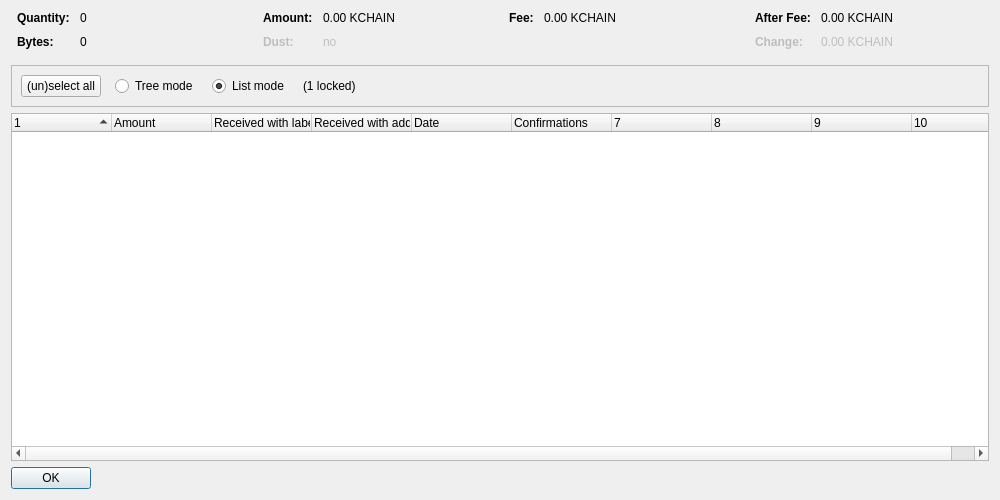
<?xml version="1.0" encoding="UTF-8"?>
<ui version="4.0">
 <class>CoinControlDialog</class>
 <widget class="QDialog" name="CoinControlDialog">
  <property name="geometry">
   <rect>
    <x>0</x>
    <y>0</y>
    <width>1000</width>
    <height>500</height>
   </rect>
  </property>
  <property name="windowTitle">
   <string>Coin Selection</string>
  </property>
  <layout class="QVBoxLayout" name="verticalLayout">
   <item>
    <layout class="QHBoxLayout" name="horizontalLayoutTop" stretch="0,0,0,0">
     <property name="topMargin">
      <number>0</number>
     </property>
     <property name="bottomMargin">
      <number>10</number>
     </property>
     <item>
      <layout class="QFormLayout" name="formLayoutCoinControl1">
       <property name="horizontalSpacing">
        <number>10</number>
       </property>
       <property name="verticalSpacing">
        <number>10</number>
       </property>
       <property name="leftMargin">
        <number>6</number>
       </property>
       <property name="rightMargin">
        <number>6</number>
       </property>
       <item row="0" column="0">
        <widget class="QLabel" name="labelCoinControlQuantityText">
         <property name="font">
          <font>
           <weight>75</weight>
           <bold>true</bold>
          </font>
         </property>
         <property name="text">
          <string>Quantity:</string>
         </property>
        </widget>
       </item>
       <item row="0" column="1">
        <widget class="QLabel" name="labelCoinControlQuantity">
         <property name="cursor">
          <cursorShape>IBeamCursor</cursorShape>
         </property>
         <property name="contextMenuPolicy">
          <enum>Qt::ActionsContextMenu</enum>
         </property>
         <property name="text">
          <string notr="true">0</string>
         </property>
         <property name="textInteractionFlags">
          <set>Qt::LinksAccessibleByMouse|Qt::TextSelectableByKeyboard|Qt::TextSelectableByMouse</set>
         </property>
        </widget>
       </item>
       <item row="1" column="0">
        <widget class="QLabel" name="labelCoinControlBytesText">
         <property name="font">
          <font>
           <weight>75</weight>
           <bold>true</bold>
          </font>
         </property>
         <property name="text">
          <string>Bytes:</string>
         </property>
        </widget>
       </item>
       <item row="1" column="1">
        <widget class="QLabel" name="labelCoinControlBytes">
         <property name="cursor">
          <cursorShape>IBeamCursor</cursorShape>
         </property>
         <property name="contextMenuPolicy">
          <enum>Qt::ActionsContextMenu</enum>
         </property>
         <property name="text">
          <string notr="true">0</string>
         </property>
         <property name="textInteractionFlags">
          <set>Qt::LinksAccessibleByMouse|Qt::TextSelectableByKeyboard|Qt::TextSelectableByMouse</set>
         </property>
        </widget>
       </item>
      </layout>
     </item>
     <item>
      <layout class="QFormLayout" name="formLayoutCoinControl2">
       <property name="horizontalSpacing">
        <number>10</number>
       </property>
       <property name="verticalSpacing">
        <number>10</number>
       </property>
       <property name="leftMargin">
        <number>6</number>
       </property>
       <property name="rightMargin">
        <number>6</number>
       </property>
       <item row="0" column="0">
        <widget class="QLabel" name="labelCoinControlAmountText">
         <property name="font">
          <font>
           <weight>75</weight>
           <bold>true</bold>
          </font>
         </property>
         <property name="text">
          <string>Amount:</string>
         </property>
        </widget>
       </item>
       <item row="0" column="1">
        <widget class="QLabel" name="labelCoinControlAmount">
         <property name="cursor">
          <cursorShape>IBeamCursor</cursorShape>
         </property>
         <property name="contextMenuPolicy">
          <enum>Qt::ActionsContextMenu</enum>
         </property>
         <property name="text">
          <string notr="true">0.00 KCHAIN</string>
         </property>
         <property name="textInteractionFlags">
          <set>Qt::LinksAccessibleByMouse|Qt::TextSelectableByKeyboard|Qt::TextSelectableByMouse</set>
         </property>
        </widget>
       </item>
       <item row="1" column="0">
        <widget class="QLabel" name="labelCoinControlLowOutputText">
         <property name="enabled">
          <bool>false</bool>
         </property>
         <property name="font">
          <font>
           <weight>75</weight>
           <bold>true</bold>
          </font>
         </property>
         <property name="text">
          <string>Dust:</string>
         </property>
        </widget>
       </item>
       <item row="1" column="1">
        <widget class="QLabel" name="labelCoinControlLowOutput">
         <property name="enabled">
          <bool>false</bool>
         </property>
         <property name="cursor">
          <cursorShape>IBeamCursor</cursorShape>
         </property>
         <property name="contextMenuPolicy">
          <enum>Qt::ActionsContextMenu</enum>
         </property>
         <property name="text">
          <string notr="true">no</string>
         </property>
         <property name="textInteractionFlags">
          <set>Qt::LinksAccessibleByMouse|Qt::TextSelectableByKeyboard|Qt::TextSelectableByMouse</set>
         </property>
        </widget>
       </item>
      </layout>
     </item>
     <item>
      <layout class="QFormLayout" name="formLayoutCoinControl3">
       <property name="horizontalSpacing">
        <number>10</number>
       </property>
       <property name="verticalSpacing">
        <number>10</number>
       </property>
       <property name="leftMargin">
        <number>6</number>
       </property>
       <property name="rightMargin">
        <number>6</number>
       </property>
       <item row="0" column="0">
        <widget class="QLabel" name="labelCoinControlFeeText">
         <property name="font">
          <font>
           <weight>75</weight>
           <bold>true</bold>
          </font>
         </property>
         <property name="text">
          <string>Fee:</string>
         </property>
        </widget>
       </item>
       <item row="0" column="1">
        <widget class="QLabel" name="labelCoinControlFee">
         <property name="cursor">
          <cursorShape>IBeamCursor</cursorShape>
         </property>
         <property name="contextMenuPolicy">
          <enum>Qt::ActionsContextMenu</enum>
         </property>
         <property name="text">
          <string notr="true">0.00 KCHAIN</string>
         </property>
         <property name="textInteractionFlags">
          <set>Qt::LinksAccessibleByMouse|Qt::TextSelectableByKeyboard|Qt::TextSelectableByMouse</set>
         </property>
        </widget>
       </item>
      </layout>
     </item>
     <item>
      <layout class="QFormLayout" name="formLayoutCoinControl4">
       <property name="horizontalSpacing">
        <number>10</number>
       </property>
       <property name="verticalSpacing">
        <number>10</number>
       </property>
       <property name="leftMargin">
        <number>6</number>
       </property>
       <property name="rightMargin">
        <number>6</number>
       </property>
       <item row="0" column="0">
        <widget class="QLabel" name="labelCoinControlAfterFeeText">
         <property name="font">
          <font>
           <weight>75</weight>
           <bold>true</bold>
          </font>
         </property>
         <property name="text">
          <string>After Fee:</string>
         </property>
        </widget>
       </item>
       <item row="0" column="1">
        <widget class="QLabel" name="labelCoinControlAfterFee">
         <property name="cursor">
          <cursorShape>IBeamCursor</cursorShape>
         </property>
         <property name="contextMenuPolicy">
          <enum>Qt::ActionsContextMenu</enum>
         </property>
         <property name="text">
          <string notr="true">0.00 KCHAIN</string>
         </property>
         <property name="textInteractionFlags">
          <set>Qt::LinksAccessibleByMouse|Qt::TextSelectableByKeyboard|Qt::TextSelectableByMouse</set>
         </property>
        </widget>
       </item>
       <item row="1" column="0">
        <widget class="QLabel" name="labelCoinControlChangeText">
         <property name="enabled">
          <bool>false</bool>
         </property>
         <property name="font">
          <font>
           <weight>75</weight>
           <bold>true</bold>
          </font>
         </property>
         <property name="text">
          <string>Change:</string>
         </property>
        </widget>
       </item>
       <item row="1" column="1">
        <widget class="QLabel" name="labelCoinControlChange">
         <property name="enabled">
          <bool>false</bool>
         </property>
         <property name="cursor">
          <cursorShape>IBeamCursor</cursorShape>
         </property>
         <property name="contextMenuPolicy">
          <enum>Qt::ActionsContextMenu</enum>
         </property>
         <property name="text">
          <string notr="true">0.00 KCHAIN</string>
         </property>
         <property name="textInteractionFlags">
          <set>Qt::LinksAccessibleByMouse|Qt::TextSelectableByKeyboard|Qt::TextSelectableByMouse</set>
         </property>
        </widget>
       </item>
      </layout>
     </item>
    </layout>
   </item>
   <item>
    <widget class="QFrame" name="frame">
     <property name="minimumSize">
      <size>
       <width>0</width>
       <height>40</height>
      </size>
     </property>
     <property name="frameShape">
      <enum>QFrame::StyledPanel</enum>
     </property>
     <property name="frameShadow">
      <enum>QFrame::Sunken</enum>
     </property>
     <layout class="QHBoxLayout" name="horizontalLayout">
      <item>
       <layout class="QHBoxLayout" name="horizontalLayoutPanel" stretch="0,0,0,0,0">
        <property name="spacing">
         <number>14</number>
        </property>
        <item>
         <widget class="QPushButton" name="pushButtonSelectAll">
          <property name="sizePolicy">
           <sizepolicy hsizetype="Maximum" vsizetype="Fixed">
            <horstretch>0</horstretch>
            <verstretch>0</verstretch>
           </sizepolicy>
          </property>
          <property name="text">
           <string>(un)select all</string>
          </property>
          <property name="autoDefault">
           <bool>false</bool>
          </property>
         </widget>
        </item>
        <item>
         <widget class="QRadioButton" name="radioTreeMode">
          <property name="sizePolicy">
           <sizepolicy hsizetype="Maximum" vsizetype="Fixed">
            <horstretch>0</horstretch>
            <verstretch>0</verstretch>
           </sizepolicy>
          </property>
          <property name="text">
           <string>Tree mode</string>
          </property>
         </widget>
        </item>
        <item>
         <widget class="QRadioButton" name="radioListMode">
          <property name="sizePolicy">
           <sizepolicy hsizetype="Maximum" vsizetype="Fixed">
            <horstretch>0</horstretch>
            <verstretch>0</verstretch>
           </sizepolicy>
          </property>
          <property name="text">
           <string>List mode</string>
          </property>
          <property name="checked">
           <bool>true</bool>
          </property>
         </widget>
        </item>
        <item>
         <widget class="QLabel" name="labelLocked">
          <property name="text">
           <string notr="true">(1 locked)</string>
          </property>
         </widget>
        </item>
        <item>
         <spacer name="horizontalSpacer">
          <property name="orientation">
           <enum>Qt::Horizontal</enum>
          </property>
          <property name="sizeHint" stdset="0">
           <size>
            <width>40</width>
            <height>20</height>
           </size>
          </property>
         </spacer>
        </item>
       </layout>
      </item>
     </layout>
    </widget>
   </item>
   <item>
    <widget class="CoinControlTreeWidget" name="treeWidget">
     <property name="contextMenuPolicy">
      <enum>Qt::CustomContextMenu</enum>
     </property>
     <property name="sortingEnabled">
      <bool>false</bool>
     </property>
     <property name="columnCount">
      <number>10</number>
     </property>
     <attribute name="headerShowSortIndicator" stdset="0">
      <bool>true</bool>
     </attribute>
     <attribute name="headerStretchLastSection">
      <bool>false</bool>
     </attribute>
     <column>
      <property name="text">
       <string/>
      </property>
     </column>
     <column>
      <property name="text">
       <string>Amount</string>
      </property>
     </column>
     <column>
      <property name="text">
       <string>Received with label</string>
      </property>
     </column>
     <column>
      <property name="text">
       <string>Received with address</string>
      </property>
     </column>
     <column>
      <property name="text">
       <string>Date</string>
      </property>
     </column>
     <column>
      <property name="text">
       <string>Confirmations</string>
      </property>
      <property name="toolTip">
       <string>Confirmed</string>
      </property>
     </column>
     <column>
      <property name="text">
       <string/>
      </property>
     </column>
     <column>
      <property name="text">
       <string/>
      </property>
     </column>
     <column>
      <property name="text">
       <string/>
      </property>
     </column>
     <column>
      <property name="text">
       <string/>
      </property>
     </column>
    </widget>
   </item>
   <item>
    <widget class="QDialogButtonBox" name="buttonBox">
     <property name="sizePolicy">
      <sizepolicy hsizetype="Maximum" vsizetype="Fixed">
       <horstretch>0</horstretch>
       <verstretch>0</verstretch>
      </sizepolicy>
     </property>
     <property name="orientation">
      <enum>Qt::Horizontal</enum>
     </property>
     <property name="standardButtons">
      <set>QDialogButtonBox::Ok</set>
     </property>
    </widget>
   </item>
  </layout>
 </widget>
 <customwidgets>
  <customwidget>
   <class>CoinControlTreeWidget</class>
   <extends>QTreeWidget</extends>
   <header>coincontroltreewidget.h</header>
  </customwidget>
 </customwidgets>
 <resources/>
 <connections/>
</ui>
